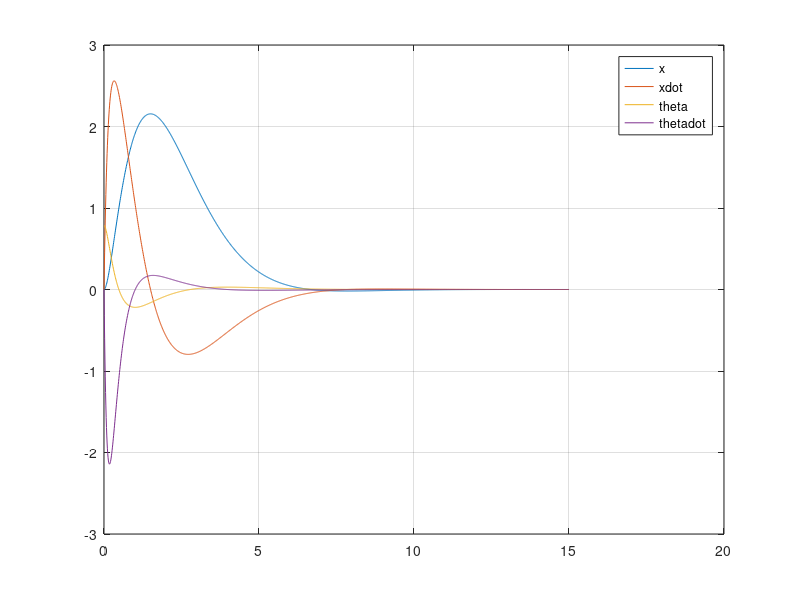

Write the MATLAB code that produced this figure.
%Define variables

m = 0.2; % mass of the object
M = 1; % mass of the cart
g = 9.81; % acceleration due to gravity
L = 0.5; % length of the pendulum


A = [0 1 0 0;   %describes how the system behaves
     0 0 -m*g/M 0; 
     0 0 0 1; 
     0 0 (M+m)*g/(M*L) 0]; 

B = [0; 1/M; 0; -1/(M*L)]; 

eig(A);

Co = ctrb(A,B);

rank(Co);

Q = diag([1,1,10,10]); %[x,x.,theta,theta.] weights
R = 1; %higher - gentler, lower - aggresive control

K = lqr(A, B, Q, R); %returns 1x4 gain vector 

eig(A - B*K); %check if system is stable

D = zeros(4,1);

sys_cl = ss(A-B*K, B, eye(4), 0);   % closed-loop system, all 4 states as output

t = 0:0.01:15; % set specific running time (ideal system)

%t = linspace(0,20, size(y,1))'; %use this line with simulink model
x0 = [0; 0; deg2rad(45); 0];    % initial condition: pendulum angle offset
[y_ideal, t] = initial(sys_cl, x0, t);
plot(t, y_ideal)
legend('x', 'xdot', 'theta', 'thetadot')
%axis auto
grid on
